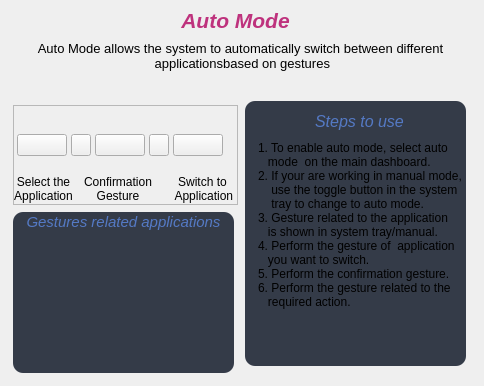
               <widget class="QWidget" name="page">
                <widget class="QWidget" name="Auto_Mode_Top_Widget_2" native="true">
                 <property name="geometry">
                  <rect>
                   <x>0</x>
                   <y>0</y>
                   <width>475</width>
                   <height>80</height>
                  </rect>
                 </property>
                 <property name="maximumSize">
                  <size>
                   <width>475</width>
                   <height>80</height>
                  </size>
                 </property>
                 <property name="styleSheet">
                  <string notr="true">#Auto_Mode_Top_Widget{
    border-radius: 8px;
border: 1px solid #568AF2; }</string>
                 </property>
                 <widget class="QLabel" name="label_17">
                  <property name="geometry">
                   <rect>
                    <x>10</x>
                    <y>10</y>
                    <width>451</width>
                    <height>21</height>
                   </rect>
                  </property>
                  <property name="font">
                   <font>
                    <pointsize>16</pointsize>
                    <italic>true</italic>
                    <bold>true</bold>
                   </font>
                  </property>
                  <property name="styleSheet">
                   <string notr="true">color:rgb(190, 50, 125);</string>
                  </property>
                  <property name="text">
                   <string>Auto Mode</string>
                  </property>
                  <property name="alignment">
                   <set>Qt::AlignCenter</set>
                  </property>
                 </widget>
                 <widget class="QLabel" name="label_18">
                  <property name="geometry">
                   <rect>
                    <x>10</x>
                    <y>35</y>
                    <width>461</width>
                    <height>41</height>
                   </rect>
                  </property>
                  <property name="font">
                   <font>
                    <pointsize>10</pointsize>
                   </font>
                  </property>
                  <property name="text">
                   <string>Auto Mode allows the system to automatically switch between different 
 applicationsbased on gestures</string>
                  </property>
                  <property name="alignment">
                   <set>Qt::AlignCenter</set>
                  </property>
                 </widget>
                </widget>
                <widget class="QWidget" name="Auto_Mode_Bottom_Widget_2" native="true">
                 <property name="geometry">
                  <rect>
                   <x>0</x>
                   <y>91</y>
                   <width>475</width>
                   <height>286</height>
                  </rect>
                 </property>
                 <property name="maximumSize">
                  <size>
                   <width>475</width>
                   <height>312</height>
                  </size>
                 </property>
                 <property name="styleSheet">
                  <string notr="true">#Auto_Mode_Bottom_Widget{border: 1px solid #568AF2;
    border-radius: 8px; }</string>
                 </property>
                 <widget class="QWidget" name="widget_5" native="true">
                  <property name="geometry">
                   <rect>
                    <x>11</x>
                    <y>1</y>
                    <width>231</width>
                    <height>281</height>
                   </rect>
                  </property>
                  <property name="maximumSize">
                   <size>
                    <width>300</width>
                    <height>300</height>
                   </size>
                  </property>
                  <widget class="QFrame" name="frame_19">
                   <property name="geometry">
                    <rect>
                     <x>2</x>
                     <y>13</y>
                     <width>225</width>
                     <height>100</height>
                    </rect>
                   </property>
                   <property name="maximumSize">
                    <size>
                     <width>225</width>
                     <height>100</height>
                    </size>
                   </property>
                   <property name="frameShape">
                    <enum>QFrame::StyledPanel</enum>
                   </property>
                   <property name="frameShadow">
                    <enum>QFrame::Raised</enum>
                   </property>
                   <widget class="QLabel" name="label_19">
                    <property name="geometry">
                     <rect>
                      <x>0</x>
                      <y>70</y>
                      <width>61</width>
                      <height>41</height>
                     </rect>
                    </property>
                    <property name="maximumSize">
                     <size>
                      <width>85</width>
                      <height>16777215</height>
                     </size>
                    </property>
                    <property name="font">
                     <font>
                      <pointsize>9</pointsize>
                     </font>
                    </property>
                    <property name="text">
                     <string>Select the 
Application</string>
                    </property>
                    <property name="alignment">
                     <set>Qt::AlignHCenter|Qt::AlignTop</set>
                    </property>
                   </widget>
                   <widget class="QLabel" name="label_20">
                    <property name="geometry">
                     <rect>
                      <x>70</x>
                      <y>70</y>
                      <width>70</width>
                      <height>31</height>
                     </rect>
                    </property>
                    <property name="maximumSize">
                     <size>
                      <width>70</width>
                      <height>16777215</height>
                     </size>
                    </property>
                    <property name="font">
                     <font>
                      <pointsize>9</pointsize>
                     </font>
                    </property>
                    <property name="text">
                     <string>Confirmation 
Gesture</string>
                    </property>
                    <property name="alignment">
                     <set>Qt::AlignHCenter|Qt::AlignTop</set>
                    </property>
                   </widget>
                   <widget class="QLabel" name="label_25">
                    <property name="geometry">
                     <rect>
                      <x>154</x>
                      <y>70</y>
                      <width>71</width>
                      <height>32</height>
                     </rect>
                    </property>
                    <property name="maximumSize">
                     <size>
                      <width>85</width>
                      <height>16777215</height>
                     </size>
                    </property>
                    <property name="font">
                     <font>
                      <pointsize>9</pointsize>
                     </font>
                    </property>
                    <property name="text">
                     <string>Switch to 
 Application</string>
                    </property>
                    <property name="alignment">
                     <set>Qt::AlignHCenter|Qt::AlignTop</set>
                    </property>
                   </widget>
                   <widget class="QWidget" name="layoutWidget_10">
                    <property name="geometry">
                     <rect>
                      <x>0</x>
                      <y>10</y>
                      <width>216</width>
                      <height>60</height>
                     </rect>
                    </property>
                    <layout class="QHBoxLayout" name="horizontalLayout_17">
                     <property name="spacing">
                      <number>0</number>
                     </property>
                     <item>
                      <widget class="QPushButton" name="pushButton_28">
                       <property name="maximumSize">
                        <size>
                         <width>50</width>
                         <height>16777215</height>
                        </size>
                       </property>
                       <property name="text">
                        <string/>
                       </property>
                       <property name="icon">
                        <iconset resource="Resources.qrc">
                         <normaloff>:/images/Icons2/images/1720.jpg</normaloff>:/images/Icons2/images/1720.jpg</iconset>
                       </property>
                       <property name="iconSize">
                        <size>
                         <width>50</width>
                         <height>50</height>
                        </size>
                       </property>
                      </widget>
                     </item>
                     <item>
                      <widget class="QPushButton" name="pushButton_31">
                       <property name="maximumSize">
                        <size>
                         <width>20</width>
                         <height>16777215</height>
                        </size>
                       </property>
                       <property name="text">
                        <string/>
                       </property>
                       <property name="icon">
                        <iconset resource="Resources.qrc">
                         <normaloff>:/icons/Icons2/arrow-right.svg</normaloff>:/icons/Icons2/arrow-right.svg</iconset>
                       </property>
                       <property name="iconSize">
                        <size>
                         <width>20</width>
                         <height>20</height>
                        </size>
                       </property>
                      </widget>
                     </item>
                     <item>
                      <widget class="QPushButton" name="pushButton_32">
                       <property name="maximumSize">
                        <size>
                         <width>50</width>
                         <height>16777215</height>
                        </size>
                       </property>
                       <property name="text">
                        <string/>
                       </property>
                       <property name="icon">
                        <iconset resource="Resources.qrc">
                         <normaloff>:/images/Icons2/images/2104.png</normaloff>:/images/Icons2/images/2104.png</iconset>
                       </property>
                       <property name="iconSize">
                        <size>
                         <width>50</width>
                         <height>50</height>
                        </size>
                       </property>
                      </widget>
                     </item>
                     <item>
                      <widget class="QPushButton" name="pushButton_51">
                       <property name="maximumSize">
                        <size>
                         <width>20</width>
                         <height>16777215</height>
                        </size>
                       </property>
                       <property name="text">
                        <string/>
                       </property>
                       <property name="icon">
                        <iconset resource="Resources.qrc">
                         <normaloff>:/icons/Icons2/arrow-right.svg</normaloff>:/icons/Icons2/arrow-right.svg</iconset>
                       </property>
                       <property name="iconSize">
                        <size>
                         <width>20</width>
                         <height>20</height>
                        </size>
                       </property>
                      </widget>
                     </item>
                     <item>
                      <widget class="QPushButton" name="pushButton_56">
                       <property name="maximumSize">
                        <size>
                         <width>50</width>
                         <height>16777215</height>
                        </size>
                       </property>
                       <property name="text">
                        <string/>
                       </property>
                       <property name="icon">
                        <iconset resource="Resources.qrc">
                         <normaloff>:/images/Icons2/images/applicationsgrid.PNG</normaloff>:/images/Icons2/images/applicationsgrid.PNG</iconset>
                       </property>
                       <property name="iconSize">
                        <size>
                         <width>48</width>
                         <height>50</height>
                        </size>
                       </property>
                      </widget>
                     </item>
                    </layout>
                   </widget>
                  </widget>
                  <widget class="QFrame" name="frame_20">
                   <property name="geometry">
                    <rect>
                     <x>2</x>
                     <y>120</y>
                     <width>221</width>
                     <height>161</height>
                    </rect>
                   </property>
                   <property name="maximumSize">
                    <size>
                     <width>16777215</width>
                     <height>170</height>
                    </size>
                   </property>
                   <property name="styleSheet">
                    <string notr="true">background-color:#343B48;
border-radius: 10px; </string>
                   </property>
                   <property name="frameShape">
                    <enum>QFrame::StyledPanel</enum>
                   </property>
                   <property name="frameShadow">
                    <enum>QFrame::Raised</enum>
                   </property>
                   <widget class="QPushButton" name="pushButton_58">
                    <property name="geometry">
                     <rect>
                      <x>15</x>
                      <y>20</y>
                      <width>201</width>
                      <height>141</height>
                     </rect>
                    </property>
                    <property name="text">
                     <string/>
                    </property>
                    <property name="icon">
                     <iconset resource="Resources.qrc">
                      <normaloff>:/images/Icons2/images/automode2new.PNG</normaloff>:/images/Icons2/images/automode2new.PNG</iconset>
                    </property>
                    <property name="iconSize">
                     <size>
                      <width>200</width>
                      <height>200</height>
                     </size>
                    </property>
                   </widget>
                   <widget class="QLabel" name="label_26">
                    <property name="geometry">
                     <rect>
                      <x>10</x>
                      <y>0</y>
                      <width>201</width>
                      <height>20</height>
                     </rect>
                    </property>
                    <property name="font">
                     <font>
                      <pointsize>11</pointsize>
                      <italic>true</italic>
                      <bold>false</bold>
                     </font>
                    </property>
                    <property name="styleSheet">
                     <string notr="true">color:#5479C4;</string>
                    </property>
                    <property name="text">
                     <string>Gestures related applications</string>
                    </property>
                    <property name="alignment">
                     <set>Qt::AlignCenter</set>
                    </property>
                   </widget>
                  </widget>
                 </widget>
                 <widget class="QWidget" name="widget_6" native="true">
                  <property name="geometry">
                   <rect>
                    <x>245</x>
                    <y>10</y>
                    <width>221</width>
                    <height>265</height>
                   </rect>
                  </property>
                  <property name="maximumSize">
                   <size>
                    <width>16777215</width>
                    <height>280</height>
                   </size>
                  </property>
                  <property name="styleSheet">
                   <string notr="true">background-color:#343B48;
border-radius: 10px; </string>
                  </property>
                  <widget class="QListWidget" name="listWidget_3">
                   <property name="geometry">
                    <rect>
                     <x>10</x>
                     <y>40</y>
                     <width>211</width>
                     <height>221</height>
                    </rect>
                   </property>
                   <property name="maximumSize">
                    <size>
                     <width>240</width>
                     <height>16777215</height>
                    </size>
                   </property>
                   <item>
                    <property name="text">
                     <string>1. To enable auto mode, select auto </string>
                    </property>
                   </item>
                   <item>
                    <property name="text">
                     <string>   mode  on the main dashboard.</string>
                    </property>
                   </item>
                   <item>
                    <property name="text">
                     <string>2. If your are working in manual mode,</string>
                    </property>
                   </item>
                   <item>
                    <property name="text">
                     <string>    use the toggle button in the system</string>
                    </property>
                   </item>
                   <item>
                    <property name="text">
                     <string>    tray to change to auto mode.</string>
                    </property>
                   </item>
                   <item>
                    <property name="text">
                     <string>3. Gesture related to the application </string>
                    </property>
                   </item>
                   <item>
                    <property name="text">
                     <string>   is shown in system tray/manual.</string>
                    </property>
                   </item>
                   <item>
                    <property name="text">
                     <string>4. Perform the gesture of  application </string>
                    </property>
                   </item>
                   <item>
                    <property name="text">
                     <string>   you want to switch.</string>
                    </property>
                   </item>
                   <item>
                    <property name="text">
                     <string>5. Perform the confirmation gesture.</string>
                    </property>
                   </item>
                   <item>
                    <property name="text">
                     <string>6. Perform the gesture related to the </string>
                    </property>
                   </item>
                   <item>
                    <property name="text">
                     <string>   required action.</string>
                    </property>
                   </item>
                  </widget>
                  <widget class="QLabel" name="label_27">
                   <property name="geometry">
                    <rect>
                     <x>70</x>
                     <y>10</y>
                     <width>91</width>
                     <height>21</height>
                    </rect>
                   </property>
                   <property name="font">
                    <font>
                     <pointsize>12</pointsize>
                     <italic>true</italic>
                     <bold>false</bold>
                    </font>
                   </property>
                   <property name="styleSheet">
                    <string notr="true">color:#5479C4;</string>
                   </property>
                   <property name="text">
                    <string>Steps to use</string>
                   </property>
                  </widget>
                 </widget>
                </widget>
               </widget>
